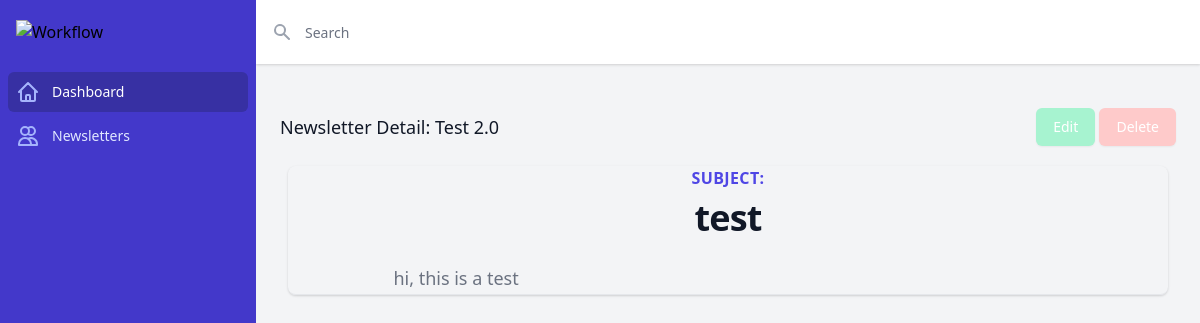
Screenshot of /dashboard/detail/2 with the database file from the repository.
### newsletters/models.py (models this page shows, shortened)
class Newsletter(models.Model):
    EMAIL_STATUS_CHOICES = (
        ('Draft', 'Draft'),
        ('Published', 'Published')
    )
    name = models.CharField(max_length=250)
    subject = models.CharField(max_length=250)
    body = models.TextField(blank=True, null=True)
    email = models.ManyToManyField(NewsletterUser)
    created = models.DateTimeField(auto_now_add=True)
    status = models.CharField(max_length=10, choices=EMAIL_STATUS_CHOICES)
    class Meta:
        ordering = ('-created',)

### dashboard/views.py (the view)
# urls.py: path('detail/<int:pk>', NewsletterDetailView.as_view(), name='detail'),
class NewsletterDetailView(View):
    def get(self, request, pk, *args, **kwargs):
        newsletter = get_object_or_404(Newsletter, pk=pk)
        context = {
            'newsletter':newsletter
        }
        return render(request, 'dashboard/detail.html', context)

### templates/dashboard/detail.html (shortened to what this page needs)
{% extends 'base.html' %}
{% block content %}
<div class="h-screen flex overflow-hidden bg-gray-100">
  <div class="hidden bg-indigo-700 md:flex md:flex-shrink-0">
    <div class="flex flex-col w-64">
      <div class="flex flex-col flex-grow pt-5 pb-4 overflow-y-auto">
        <div class="flex items-center flex-shrink-0 px-4">
          <img class="h-8 w-auto" src="https://tailwindui.com/img/logos/workflow-logo-indigo-300-mark-white-text.svg" alt="Workflow">
        </div>
        <div class="mt-5 flex-1 flex flex-col">
          <nav class="flex-1 px-2 space-y-1">
            <a href="#" class="bg-indigo-800 text-white group flex items-center px-2 py-2 text-sm font-medium rounded-md">
              Dashboard
            </a>
            <a href="{% url 'dashboard:list' %}" class="text-indigo-100 hover:bg-indigo-600 group flex items-center px-2 py-2 text-sm font-medium rounded-md">
              Newsletters
            </a>
          </nav>
        </div>
      </div>
    </div>
  </div>
  <div class="flex flex-col w-0 flex-1 overflow-hidden">
    <div class="relative z-10 flex-shrink-0 flex h-16 bg-white shadow">
      <div class="flex-1 px-4 flex justify-between">
        <div class="flex-1 flex">
          <form class="w-full flex md:ml-0" action="#" method="GET">
            <div class="relative w-full text-gray-400 focus-within:text-gray-600">
              <div class="absolute inset-y-0 left-0 flex items-center pointer-events-none">
              </div>
              <input id="search-field" class="block w-full h-full pl-8 pr-3 py-2 border-transparent text-gray-900 placeholder-gray-500 focus:outline-none focus:placeholder-gray-400 focus:ring-0 focus:border-transparent sm:text-sm" placeholder="Search" type="search" name="search">
            </div>
          </form>
        </div>
      </div>
    </div>
    <main class="flex-1 relative overflow-y-auto focus:outline-none">
      <div class="py-6">
        <div class=" px-4 py-5 sm:px-6">
          <div class="-ml-4 -mt-2 flex items-center justify-between flex-wrap sm:flex-nowrap">
            <div class="ml-4 mt-2">
              <h3 class="text-lg leading-6 font-medium text-gray-900">
                Newsletter Detail: {{newsletter.name}}
              </h3>
            </div>
            <div class="ml-4 mt-2 flex-shrink-0">
              <a href="{% url 'dashboard:update' newsletter.id %}" class="relative inline-flex items-center px-4 py-2 border border-transparent shadow-sm text-sm font-medium rounded-md text-white bg-green-200 hover:bg-green-300 focus:outline-none focus:ring-2 focus:ring-offset-2 focus:ring-green-500">
                Edit
              </a>
              <a href="{% url 'dashboard:delete' newsletter.id %}" class="relative inline-flex items-center px-4 py-2 border border-transparent shadow-sm text-sm font-medium rounded-md text-white bg-red-200 hover:bg-red-300 focus:outline-none focus:ring-2 focus:ring-offset-2 focus:ring-red-500">
                Delete
              </a>
            </div>
          </div>
        </div>
        <div class="max-w-7xl mx-auto px-4 sm:px-6 md:px-8">
          <div class="flex flex-col">
            <div class="-my-2 overflow-x-auto sm:-mx-6 lg:-mx-8">
              <div class="py-2 align-middle inline-block min-w-full sm:px-6 lg:px-8">
                <div class="shadow overflow-hidden border-b border-gray-200 sm:rounded-lg">
                  <h1>
                    <span class="block text-base text-center text-indigo-600 font-semibold tracking-wide uppercase">
                    Subject:</span>
                    <span class="mt-2 block text-3xl text-center leading-8 font-extrabold tracking-tight text-gray-900 sm:text-4xl">
                    {{newsletter.subject}}</span>
                  </h1>
                  <div class="mt-6 prose prose-indigo prose-lg text-gray-500 mx-auto">
                    <p>{{newsletter.body}}</p>
                  </div>
                </div>
              </div>
            </div>
          </div>
        </div>
      </div>
    </main>
  </div>
</div>
{% endblock content %}

### rows the page displays
Newsletter: name "Test 2.0", subject "test", body "hi, this is a test"
